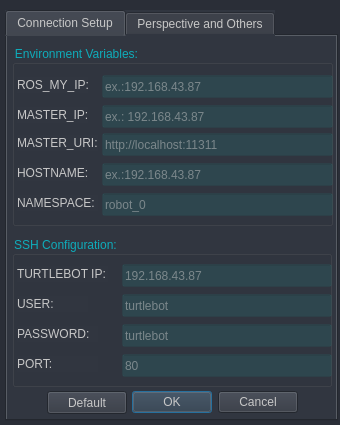
<?xml version="1.0" encoding="UTF-8"?>
<ui version="4.0">
 <class>envConfigDialog</class>
 <widget class="QDialog" name="envConfigDialog">
  <property name="geometry">
   <rect>
    <x>0</x>
    <y>0</y>
    <width>340</width>
    <height>425</height>
   </rect>
  </property>
  <property name="minimumSize">
   <size>
    <width>340</width>
    <height>410</height>
   </size>
  </property>
  <property name="windowTitle">
   <string>Settings</string>
  </property>
  <property name="styleSheet">
   <string notr="true">background: #2A2E37;</string>
  </property>
  <widget class="QTabWidget" name="tabbedConfig">
   <property name="geometry">
    <rect>
     <x>5</x>
     <y>10</y>
     <width>333</width>
     <height>411</height>
    </rect>
   </property>
   <property name="minimumSize">
    <size>
     <width>0</width>
     <height>0</height>
    </size>
   </property>
   <property name="focusPolicy">
    <enum>Qt::NoFocus</enum>
   </property>
   <property name="contextMenuPolicy">
    <enum>Qt::DefaultContextMenu</enum>
   </property>
   <property name="styleSheet">
    <string notr="true">background: #313640;
color: rgb(199, 199, 199)</string>
   </property>
   <property name="currentIndex">
    <number>0</number>
   </property>
   <widget class="QWidget" name="connectionConfig">
    <attribute name="title">
     <string>Connection Setup</string>
    </attribute>
    <widget class="QGroupBox" name="envConfigTab">
     <property name="geometry">
      <rect>
       <x>5</x>
       <y>9</y>
       <width>321</width>
       <height>181</height>
      </rect>
     </property>
     <property name="minimumSize">
      <size>
       <width>320</width>
       <height>140</height>
      </size>
     </property>
     <property name="styleSheet">
      <string notr="true">color: rgb(14, 172, 186);</string>
     </property>
     <property name="title">
      <string>Environment Variables:</string>
     </property>
     <widget class="QLineEdit" name="myIP">
      <property name="geometry">
       <rect>
        <x>90</x>
        <y>30</y>
        <width>231</width>
        <height>23</height>
       </rect>
      </property>
      <property name="styleSheet">
       <string notr="true">background: rgba(29, 222, 216, 0.1);
color: rgb(199, 199, 199);</string>
      </property>
      <property name="dragEnabled">
       <bool>false</bool>
      </property>
      <property name="placeholderText">
       <string>ex.:192.168.43.87</string>
      </property>
     </widget>
     <widget class="QLineEdit" name="masterIP">
      <property name="geometry">
       <rect>
        <x>90</x>
        <y>60</y>
        <width>231</width>
        <height>23</height>
       </rect>
      </property>
      <property name="styleSheet">
       <string notr="true">color: rgb(199, 199, 199);
background: rgba(29, 222, 216, 0.1);</string>
      </property>
      <property name="placeholderText">
       <string>ex.: 192.168.43.87</string>
      </property>
     </widget>
     <widget class="QLineEdit" name="hostname">
      <property name="geometry">
       <rect>
        <x>90</x>
        <y>118</y>
        <width>231</width>
        <height>23</height>
       </rect>
      </property>
      <property name="styleSheet">
       <string notr="true">background: rgba(29, 222, 216, 0.1);
color: rgb(199, 199, 199);</string>
      </property>
      <property name="placeholderText">
       <string>ex.:192.168.43.87</string>
      </property>
     </widget>
     <widget class="QLineEdit" name="nameSpace">
      <property name="geometry">
       <rect>
        <x>90</x>
        <y>148</y>
        <width>231</width>
        <height>23</height>
       </rect>
      </property>
      <property name="styleSheet">
       <string notr="true">background: rgba(29, 222, 216, 0.1);
color: rgb(199, 199, 199);</string>
      </property>
      <property name="placeholderText">
       <string>robot_0</string>
      </property>
     </widget>
     <widget class="QLabel" name="rosMyIPLabel">
      <property name="geometry">
       <rect>
        <x>5</x>
        <y>32</y>
        <width>71</width>
        <height>16</height>
       </rect>
      </property>
      <property name="styleSheet">
       <string notr="true">color: rgb(199, 199, 199);</string>
      </property>
      <property name="text">
       <string>ROS_MY_IP:</string>
      </property>
      <property name="buddy">
       <cstring>myIP</cstring>
      </property>
     </widget>
     <widget class="QLabel" name="rosMasterIPLabel">
      <property name="geometry">
       <rect>
        <x>5</x>
        <y>62</y>
        <width>71</width>
        <height>16</height>
       </rect>
      </property>
      <property name="styleSheet">
       <string notr="true">color: rgb(199, 199, 199);</string>
      </property>
      <property name="text">
       <string>MASTER_IP:</string>
      </property>
      <property name="buddy">
       <cstring>masterIP</cstring>
      </property>
     </widget>
     <widget class="QLabel" name="rosHostnameLabel">
      <property name="geometry">
       <rect>
        <x>5</x>
        <y>120</y>
        <width>71</width>
        <height>16</height>
       </rect>
      </property>
      <property name="styleSheet">
       <string notr="true">color: rgb(199, 199, 199);</string>
      </property>
      <property name="text">
       <string>HOSTNAME:</string>
      </property>
      <property name="buddy">
       <cstring>hostname</cstring>
      </property>
     </widget>
     <widget class="QLabel" name="rosNamespaceLabel">
      <property name="geometry">
       <rect>
        <x>5</x>
        <y>150</y>
        <width>81</width>
        <height>16</height>
       </rect>
      </property>
      <property name="styleSheet">
       <string notr="true">color: rgb(199, 199, 199);</string>
      </property>
      <property name="text">
       <string>NAMESPACE:</string>
      </property>
      <property name="buddy">
       <cstring>nameSpace</cstring>
      </property>
     </widget>
     <widget class="QLabel" name="rosMasterIURILabel">
      <property name="geometry">
       <rect>
        <x>5</x>
        <y>90</y>
        <width>81</width>
        <height>16</height>
       </rect>
      </property>
      <property name="styleSheet">
       <string notr="true">color: rgb(199, 199, 199);</string>
      </property>
      <property name="text">
       <string>MASTER_URI:</string>
      </property>
      <property name="buddy">
       <cstring>masterURI</cstring>
      </property>
     </widget>
     <widget class="QLineEdit" name="masterURI">
      <property name="geometry">
       <rect>
        <x>90</x>
        <y>88</y>
        <width>231</width>
        <height>23</height>
       </rect>
      </property>
      <property name="styleSheet">
       <string notr="true">background: rgba(29, 222, 216, 0.1);
color: rgb(199, 199, 199);</string>
      </property>
      <property name="placeholderText">
       <string>http://localhost:11311</string>
      </property>
     </widget>
    </widget>
    <widget class="QGroupBox" name="groupBox_2">
     <property name="geometry">
      <rect>
       <x>5</x>
       <y>200</y>
       <width>320</width>
       <height>151</height>
      </rect>
     </property>
     <property name="styleSheet">
      <string notr="true">color: rgb(14, 172, 186);</string>
     </property>
     <property name="title">
      <string>SSH Configuration:</string>
     </property>
     <widget class="QLineEdit" name="user">
      <property name="geometry">
       <rect>
        <x>110</x>
        <y>58</y>
        <width>210</width>
        <height>23</height>
       </rect>
      </property>
      <property name="styleSheet">
       <string notr="true">background: rgba(29, 222, 216, 0.1);
color: rgb(199, 199, 199);</string>
      </property>
      <property name="placeholderText">
       <string>turtlebot</string>
      </property>
     </widget>
     <widget class="QLineEdit" name="password">
      <property name="geometry">
       <rect>
        <x>110</x>
        <y>88</y>
        <width>210</width>
        <height>23</height>
       </rect>
      </property>
      <property name="styleSheet">
       <string notr="true">background: rgba(29, 222, 216, 0.1);
color: rgb(199, 199, 199);</string>
      </property>
      <property name="echoMode">
       <enum>QLineEdit::Password</enum>
      </property>
      <property name="placeholderText">
       <string>turtlebot</string>
      </property>
     </widget>
     <widget class="QLabel" name="portLabel">
      <property name="geometry">
       <rect>
        <x>5</x>
        <y>120</y>
        <width>81</width>
        <height>16</height>
       </rect>
      </property>
      <property name="styleSheet">
       <string notr="true">color: rgb(199, 199, 199);</string>
      </property>
      <property name="text">
       <string>PORT:</string>
      </property>
      <property name="buddy">
       <cstring>port</cstring>
      </property>
     </widget>
     <widget class="QLineEdit" name="port">
      <property name="geometry">
       <rect>
        <x>110</x>
        <y>118</y>
        <width>210</width>
        <height>23</height>
       </rect>
      </property>
      <property name="styleSheet">
       <string notr="true">background: rgba(29, 222, 216, 0.1);
color: rgb(199, 199, 199);</string>
      </property>
      <property name="echoMode">
       <enum>QLineEdit::PasswordEchoOnEdit</enum>
      </property>
      <property name="placeholderText">
       <string>80</string>
      </property>
     </widget>
     <widget class="QLabel" name="userLabel">
      <property name="geometry">
       <rect>
        <x>5</x>
        <y>60</y>
        <width>71</width>
        <height>16</height>
       </rect>
      </property>
      <property name="styleSheet">
       <string notr="true">color: rgb(199, 199, 199);</string>
      </property>
      <property name="text">
       <string>USER:</string>
      </property>
      <property name="buddy">
       <cstring>user</cstring>
      </property>
     </widget>
     <widget class="QLineEdit" name="turtlebotIP">
      <property name="geometry">
       <rect>
        <x>110</x>
        <y>28</y>
        <width>210</width>
        <height>23</height>
       </rect>
      </property>
      <property name="styleSheet">
       <string notr="true">background: rgba(29, 222, 216, 0.1);
color: rgb(199, 199, 199);</string>
      </property>
      <property name="placeholderText">
       <string>192.168.43.87</string>
      </property>
     </widget>
     <widget class="QLabel" name="passwordLabel">
      <property name="geometry">
       <rect>
        <x>5</x>
        <y>90</y>
        <width>81</width>
        <height>16</height>
       </rect>
      </property>
      <property name="styleSheet">
       <string notr="true">color: rgb(199, 199, 199);</string>
      </property>
      <property name="text">
       <string>PASSWORD:</string>
      </property>
      <property name="buddy">
       <cstring>password</cstring>
      </property>
     </widget>
     <widget class="QLabel" name="turtlebotIPLabel">
      <property name="geometry">
       <rect>
        <x>5</x>
        <y>30</y>
        <width>91</width>
        <height>16</height>
       </rect>
      </property>
      <property name="styleSheet">
       <string notr="true">color: rgb(199, 199, 199);</string>
      </property>
      <property name="text">
       <string>TURTLEBOT IP:</string>
      </property>
      <property name="buddy">
       <cstring>turtlebotIP</cstring>
      </property>
     </widget>
    </widget>
    <widget class="QDialogButtonBox" name="buttonBox">
     <property name="geometry">
      <rect>
       <x>120</x>
       <y>350</y>
       <width>171</width>
       <height>32</height>
      </rect>
     </property>
     <property name="styleSheet">
      <string notr="true">color: rgb(199, 199, 199);</string>
     </property>
     <property name="orientation">
      <enum>Qt::Horizontal</enum>
     </property>
     <property name="standardButtons">
      <set>QDialogButtonBox::Cancel|QDialogButtonBox::Ok</set>
     </property>
    </widget>
    <widget class="QPushButton" name="defaultButton">
     <property name="geometry">
      <rect>
       <x>40</x>
       <y>355</y>
       <width>80</width>
       <height>23</height>
      </rect>
     </property>
     <property name="styleSheet">
      <string notr="true">color: rgb(199, 199, 199);</string>
     </property>
     <property name="text">
      <string>Default</string>
     </property>
    </widget>
   </widget>
   <widget class="QWidget" name="othersTab">
    <attribute name="title">
     <string>Perspective and Others</string>
    </attribute>
    <widget class="QLineEdit" name="rosSource">
     <property name="geometry">
      <rect>
       <x>100</x>
       <y>50</y>
       <width>221</width>
       <height>23</height>
      </rect>
     </property>
     <property name="styleSheet">
      <string notr="true">background: rgba(29, 222, 216, 0.1);
color: rgb(199, 199, 199);</string>
     </property>
     <property name="placeholderText">
      <string>ex.:/opt/ros/&lt;distro&gt;/setup.bash</string>
     </property>
    </widget>
    <widget class="QLabel" name="perspectiveLabel">
     <property name="geometry">
      <rect>
       <x>5</x>
       <y>22</y>
       <width>81</width>
       <height>16</height>
      </rect>
     </property>
     <property name="styleSheet">
      <string notr="true">color: rgb(199, 199, 199);</string>
     </property>
     <property name="text">
      <string>Perspective:</string>
     </property>
     <property name="buddy">
      <cstring>myIP</cstring>
     </property>
    </widget>
    <widget class="QLineEdit" name="perspective">
     <property name="geometry">
      <rect>
       <x>100</x>
       <y>20</y>
       <width>221</width>
       <height>23</height>
      </rect>
     </property>
     <property name="styleSheet">
      <string notr="true">background: rgba(29, 222, 216, 0.1);
color: rgb(199, 199, 199);</string>
     </property>
     <property name="placeholderText">
      <string>ex.:/config/test.perspective</string>
     </property>
    </widget>
    <widget class="QLineEdit" name="rosETCDirectory">
     <property name="geometry">
      <rect>
       <x>100</x>
       <y>80</y>
       <width>221</width>
       <height>23</height>
      </rect>
     </property>
     <property name="styleSheet">
      <string notr="true">background: rgba(29, 222, 216, 0.1);
color: rgb(199, 199, 199);</string>
     </property>
     <property name="placeholderText">
      <string>ex.:/opt/ros/indigo/etc/ros</string>
     </property>
    </widget>
    <widget class="QLabel" name="rosSourceLabel">
     <property name="geometry">
      <rect>
       <x>5</x>
       <y>52</y>
       <width>91</width>
       <height>16</height>
      </rect>
     </property>
     <property name="styleSheet">
      <string notr="true">color: rgb(199, 199, 199);</string>
     </property>
     <property name="text">
      <string>ROS_SOURCE:</string>
     </property>
     <property name="buddy">
      <cstring>masterIP</cstring>
     </property>
    </widget>
    <widget class="QLabel" name="rosETCDirectoryLabel">
     <property name="geometry">
      <rect>
       <x>5</x>
       <y>82</y>
       <width>71</width>
       <height>16</height>
      </rect>
     </property>
     <property name="styleSheet">
      <string notr="true">color: rgb(199, 199, 199);</string>
     </property>
     <property name="text">
      <string>ROS_ETC:</string>
     </property>
     <property name="buddy">
      <cstring>hostname</cstring>
     </property>
    </widget>
    <widget class="QLineEdit" name="rosRoot">
     <property name="geometry">
      <rect>
       <x>100</x>
       <y>110</y>
       <width>221</width>
       <height>23</height>
      </rect>
     </property>
     <property name="styleSheet">
      <string notr="true">background: rgba(29, 222, 216, 0.1);
color: rgb(199, 199, 199);</string>
     </property>
     <property name="placeholderText">
      <string>ex.:/opt/ros/indigo/share/ros</string>
     </property>
    </widget>
    <widget class="QLabel" name="rosRootLabel">
     <property name="geometry">
      <rect>
       <x>5</x>
       <y>112</y>
       <width>81</width>
       <height>16</height>
      </rect>
     </property>
     <property name="styleSheet">
      <string notr="true">color: rgb(199, 199, 199);</string>
     </property>
     <property name="text">
      <string>ROS_ROOT:</string>
     </property>
     <property name="buddy">
      <cstring>nameSpace</cstring>
     </property>
    </widget>
    <widget class="QPushButton" name="defaultButtonTab2">
     <property name="geometry">
      <rect>
       <x>40</x>
       <y>355</y>
       <width>80</width>
       <height>23</height>
      </rect>
     </property>
     <property name="styleSheet">
      <string notr="true">color: rgb(199, 199, 199);</string>
     </property>
     <property name="text">
      <string>Default</string>
     </property>
    </widget>
    <widget class="QDialogButtonBox" name="buttonBox_2">
     <property name="geometry">
      <rect>
       <x>125</x>
       <y>355</y>
       <width>166</width>
       <height>24</height>
      </rect>
     </property>
     <property name="styleSheet">
      <string notr="true">color: rgb(199, 199, 199);</string>
     </property>
     <property name="standardButtons">
      <set>QDialogButtonBox::Cancel|QDialogButtonBox::Ok</set>
     </property>
    </widget>
   </widget>
  </widget>
 </widget>
 <resources/>
 <connections>
  <connection>
   <sender>buttonBox</sender>
   <signal>accepted()</signal>
   <receiver>envConfigDialog</receiver>
   <slot>accept()</slot>
   <hints>
    <hint type="sourcelabel">
     <x>297</x>
     <y>398</y>
    </hint>
    <hint type="destinationlabel">
     <x>157</x>
     <y>274</y>
    </hint>
   </hints>
  </connection>
  <connection>
   <sender>buttonBox</sender>
   <signal>rejected()</signal>
   <receiver>envConfigDialog</receiver>
   <slot>reject()</slot>
   <hints>
    <hint type="sourcelabel">
     <x>297</x>
     <y>398</y>
    </hint>
    <hint type="destinationlabel">
     <x>286</x>
     <y>274</y>
    </hint>
   </hints>
  </connection>
  <connection>
   <sender>defaultButton</sender>
   <signal>clicked()</signal>
   <receiver>myIP</receiver>
   <slot>redo()</slot>
   <hints>
    <hint type="sourcelabel">
     <x>116</x>
     <y>404</y>
    </hint>
    <hint type="destinationlabel">
     <x>228</x>
     <y>87</y>
    </hint>
   </hints>
  </connection>
  <connection>
   <sender>buttonBox</sender>
   <signal>accepted()</signal>
   <receiver>myIP</receiver>
   <slot>copy()</slot>
   <hints>
    <hint type="sourcelabel">
     <x>290</x>
     <y>388</y>
    </hint>
    <hint type="destinationlabel">
     <x>299</x>
     <y>83</y>
    </hint>
   </hints>
  </connection>
  <connection>
   <sender>buttonBox</sender>
   <signal>accepted()</signal>
   <receiver>masterIP</receiver>
   <slot>copy()</slot>
   <hints>
    <hint type="sourcelabel">
     <x>279</x>
     <y>400</y>
    </hint>
    <hint type="destinationlabel">
     <x>279</x>
     <y>123</y>
    </hint>
   </hints>
  </connection>
  <connection>
   <sender>buttonBox</sender>
   <signal>accepted()</signal>
   <receiver>hostname</receiver>
   <slot>copy()</slot>
   <hints>
    <hint type="sourcelabel">
     <x>267</x>
     <y>403</y>
    </hint>
    <hint type="destinationlabel">
     <x>305</x>
     <y>175</y>
    </hint>
   </hints>
  </connection>
  <connection>
   <sender>buttonBox</sender>
   <signal>accepted()</signal>
   <receiver>nameSpace</receiver>
   <slot>copy()</slot>
   <hints>
    <hint type="sourcelabel">
     <x>271</x>
     <y>406</y>
    </hint>
    <hint type="destinationlabel">
     <x>304</x>
     <y>207</y>
    </hint>
   </hints>
  </connection>
  <connection>
   <sender>buttonBox</sender>
   <signal>accepted()</signal>
   <receiver>turtlebotIP</receiver>
   <slot>copy()</slot>
   <hints>
    <hint type="sourcelabel">
     <x>264</x>
     <y>403</y>
    </hint>
    <hint type="destinationlabel">
     <x>301</x>
     <y>276</y>
    </hint>
   </hints>
  </connection>
  <connection>
   <sender>buttonBox</sender>
   <signal>accepted()</signal>
   <receiver>user</receiver>
   <slot>copy()</slot>
   <hints>
    <hint type="sourcelabel">
     <x>274</x>
     <y>403</y>
    </hint>
    <hint type="destinationlabel">
     <x>317</x>
     <y>309</y>
    </hint>
   </hints>
  </connection>
  <connection>
   <sender>buttonBox</sender>
   <signal>accepted()</signal>
   <receiver>password</receiver>
   <slot>copy()</slot>
   <hints>
    <hint type="sourcelabel">
     <x>286</x>
     <y>404</y>
    </hint>
    <hint type="destinationlabel">
     <x>322</x>
     <y>338</y>
    </hint>
   </hints>
  </connection>
  <connection>
   <sender>buttonBox</sender>
   <signal>accepted()</signal>
   <receiver>port</receiver>
   <slot>copy()</slot>
   <hints>
    <hint type="sourcelabel">
     <x>297</x>
     <y>402</y>
    </hint>
    <hint type="destinationlabel">
     <x>325</x>
     <y>368</y>
    </hint>
   </hints>
  </connection>
  <connection>
   <sender>defaultButton</sender>
   <signal>clicked()</signal>
   <receiver>masterIP</receiver>
   <slot>redo()</slot>
   <hints>
    <hint type="sourcelabel">
     <x>126</x>
     <y>392</y>
    </hint>
    <hint type="destinationlabel">
     <x>156</x>
     <y>119</y>
    </hint>
   </hints>
  </connection>
  <connection>
   <sender>defaultButton</sender>
   <signal>clicked()</signal>
   <receiver>hostname</receiver>
   <slot>redo()</slot>
   <hints>
    <hint type="sourcelabel">
     <x>90</x>
     <y>407</y>
    </hint>
    <hint type="destinationlabel">
     <x>201</x>
     <y>175</y>
    </hint>
   </hints>
  </connection>
  <connection>
   <sender>defaultButton</sender>
   <signal>clicked()</signal>
   <receiver>nameSpace</receiver>
   <slot>redo()</slot>
   <hints>
    <hint type="sourcelabel">
     <x>101</x>
     <y>400</y>
    </hint>
    <hint type="destinationlabel">
     <x>181</x>
     <y>200</y>
    </hint>
   </hints>
  </connection>
  <connection>
   <sender>defaultButton</sender>
   <signal>clicked()</signal>
   <receiver>turtlebotIP</receiver>
   <slot>clear()</slot>
   <hints>
    <hint type="sourcelabel">
     <x>126</x>
     <y>392</y>
    </hint>
    <hint type="destinationlabel">
     <x>156</x>
     <y>270</y>
    </hint>
   </hints>
  </connection>
  <connection>
   <sender>defaultButton</sender>
   <signal>clicked()</signal>
   <receiver>user</receiver>
   <slot>redo()</slot>
   <hints>
    <hint type="sourcelabel">
     <x>98</x>
     <y>402</y>
    </hint>
    <hint type="destinationlabel">
     <x>182</x>
     <y>304</y>
    </hint>
   </hints>
  </connection>
  <connection>
   <sender>defaultButton</sender>
   <signal>clicked()</signal>
   <receiver>password</receiver>
   <slot>redo()</slot>
   <hints>
    <hint type="sourcelabel">
     <x>86</x>
     <y>406</y>
    </hint>
    <hint type="destinationlabel">
     <x>174</x>
     <y>333</y>
    </hint>
   </hints>
  </connection>
  <connection>
   <sender>tabbedConfig</sender>
   <signal>currentChanged(int)</signal>
   <receiver>port</receiver>
   <slot>redo()</slot>
   <hints>
    <hint type="sourcelabel">
     <x>111</x>
     <y>395</y>
    </hint>
    <hint type="destinationlabel">
     <x>191</x>
     <y>375</y>
    </hint>
   </hints>
  </connection>
  <connection>
   <sender>buttonBox</sender>
   <signal>accepted()</signal>
   <receiver>masterURI</receiver>
   <slot>copy()</slot>
   <hints>
    <hint type="sourcelabel">
     <x>265</x>
     <y>402</y>
    </hint>
    <hint type="destinationlabel">
     <x>272</x>
     <y>149</y>
    </hint>
   </hints>
  </connection>
  <connection>
   <sender>buttonBox_2</sender>
   <signal>accepted()</signal>
   <receiver>perspective</receiver>
   <slot>copy()</slot>
   <hints>
    <hint type="sourcelabel">
     <x>264</x>
     <y>398</y>
    </hint>
    <hint type="destinationlabel">
     <x>264</x>
     <y>66</y>
    </hint>
   </hints>
  </connection>
  <connection>
   <sender>buttonBox_2</sender>
   <signal>accepted()</signal>
   <receiver>rosSource</receiver>
   <slot>copy()</slot>
   <hints>
    <hint type="sourcelabel">
     <x>240</x>
     <y>403</y>
    </hint>
    <hint type="destinationlabel">
     <x>263</x>
     <y>92</y>
    </hint>
   </hints>
  </connection>
  <connection>
   <sender>buttonBox_2</sender>
   <signal>accepted()</signal>
   <receiver>rosETCDirectory</receiver>
   <slot>copy()</slot>
   <hints>
    <hint type="sourcelabel">
     <x>282</x>
     <y>408</y>
    </hint>
    <hint type="destinationlabel">
     <x>280</x>
     <y>129</y>
    </hint>
   </hints>
  </connection>
  <connection>
   <sender>buttonBox_2</sender>
   <signal>accepted()</signal>
   <receiver>rosRoot</receiver>
   <slot>copy()</slot>
   <hints>
    <hint type="sourcelabel">
     <x>280</x>
     <y>402</y>
    </hint>
    <hint type="destinationlabel">
     <x>280</x>
     <y>154</y>
    </hint>
   </hints>
  </connection>
  <connection>
   <sender>defaultButtonTab2</sender>
   <signal>clicked()</signal>
   <receiver>perspective</receiver>
   <slot>redo()</slot>
   <hints>
    <hint type="sourcelabel">
     <x>126</x>
     <y>392</y>
    </hint>
    <hint type="destinationlabel">
     <x>126</x>
     <y>64</y>
    </hint>
   </hints>
  </connection>
  <connection>
   <sender>defaultButtonTab2</sender>
   <signal>clicked()</signal>
   <receiver>rosSource</receiver>
   <slot>redo()</slot>
   <hints>
    <hint type="sourcelabel">
     <x>126</x>
     <y>392</y>
    </hint>
    <hint type="destinationlabel">
     <x>126</x>
     <y>96</y>
    </hint>
   </hints>
  </connection>
  <connection>
   <sender>defaultButtonTab2</sender>
   <signal>clicked()</signal>
   <receiver>rosETCDirectory</receiver>
   <slot>redo()</slot>
   <hints>
    <hint type="sourcelabel">
     <x>76</x>
     <y>400</y>
    </hint>
    <hint type="destinationlabel">
     <x>149</x>
     <y>123</y>
    </hint>
   </hints>
  </connection>
  <connection>
   <sender>defaultButtonTab2</sender>
   <signal>clicked()</signal>
   <receiver>rosRoot</receiver>
   <slot>redo()</slot>
   <hints>
    <hint type="sourcelabel">
     <x>57</x>
     <y>398</y>
    </hint>
    <hint type="destinationlabel">
     <x>165</x>
     <y>148</y>
    </hint>
   </hints>
  </connection>
 </connections>
</ui>
